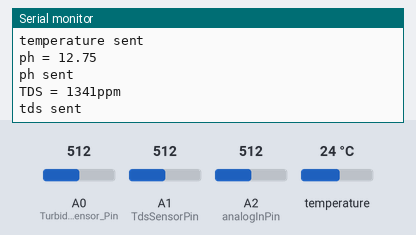
This sketch was run on a simulated Arduino Mega 2560, built with avr-gcc and run on an emulated ATmega2560. Shown: the last lines printed to the serial monitor. Inputs (shaded band) come from the test bench; at power-on: temperature 24 °C, A0 (Turbidity_Sensor_Pin) = 512, A1 (TdsSensorPin) = 512, A2 (analogInPin) = 512. WiFi joins after 1.5 s; servers stay silent unless stated; no MQTT or app messages arrive unless stated.

Above: at 7.7 s.
7.8 s: temperature set to 12 °C
At 9.1 s:
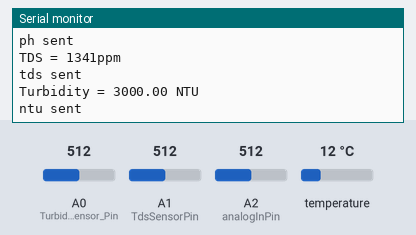
19.7 s: A0 (Turbidity_Sensor_Pin) set to 716
At 19.97 s:
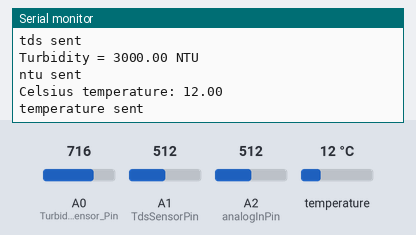
21.2 s: A1 (TdsSensorPin) set to 716
At 22.2 s:
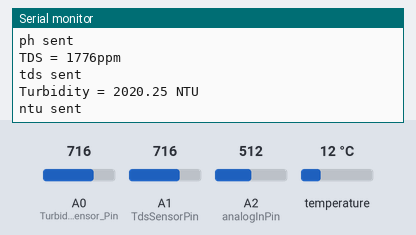
22.7 s: A2 (analogInPin) set to 716
24.2 s: temperature set to 19 °C
25.7 s: A0 (Turbidity_Sensor_Pin) set to 992
At 27.3 s:
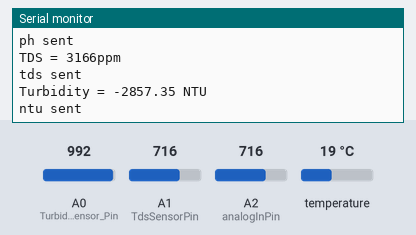
Timing chart, 0 to 28.2 s (numbered marks = the images above; inputs shaded):
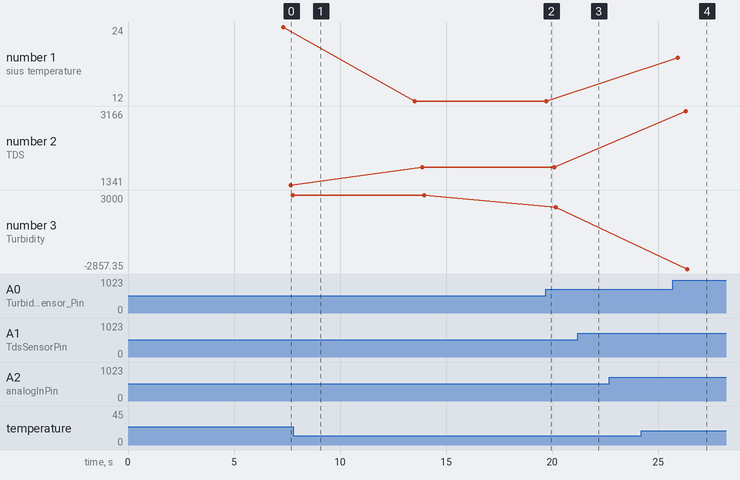

Measured:
- after the input at 25.7 s, the serial monitor: prints a new line after 0.68 s (image 4)
- plotted number 1: 24 → 12 after the input at 7.8 s
- plotted number 2: 1341 → 1776 after the input at 7.8 s
- plotted number 3: 3000 → 2020.25 after the input at 19.7 s, 2020.25 → -2857.35 after the input at 25.7 s

The sketch:

MQTT_SENSORS_ZWEMVIJVER.ino
```cpp
#include <WiFiEspAT.h>
#include <PubSubClient.h>
IPAddress server(192, 168, 0, 223);
WiFiClient espClient;
PubSubClient client(espClient);
int status = WL_IDLE_STATUS;

#include "arduino_secrets.h"
///////please enter your sensitive data in the Secret tab/arduino_secrets.h
const char ssid[] = SECRET_SSID;    // your network SSID (name)
const char pass[] = SECRET_PASS;    // your network password (use for WPA, or use as key for WEP)


// Emulate Serial1 on pins 6/7 if not present
#if defined(ARDUINO_ARCH_AVR) && !defined(HAVE_HWSERIAL1)
#include "SoftwareSerial.h"
SoftwareSerial Serial1(6, 7); // RX, TX
#define AT_BAUD_RATE 9600
#else
#define AT_BAUD_RATE 115200
#endif

//Setup TEMP
#include <OneWire.h>
#include <DallasTemperature.h>

// Data wire is conntec to the Arduino digital pin 4
#define ONE_WIRE_BUS 4

// Setup a oneWire instance to communicate with any OneWire devices
OneWire oneWire(ONE_WIRE_BUS);

// Pass our oneWire reference to Dallas Temperature sensor
DallasTemperature sensors(&oneWire);

//Setup PH
float calibration = 27; //change this value to calibrate
const int analogInPin = A2;
int sensorValue = 0;
unsigned long int avgValue;
float b;
int buf[10], temp;

//Setup TDS
#include <EEPROM.h>
#include "GravityTDS.h"
#define TdsSensorPin A1
GravityTDS gravityTds;
float tdsValue = 0;

//Setup Turbidity NTU
#include <Wire.h>
int Turbidity_Sensor_Pin = A0;
float Turbidity_Sensor_Voltage;
int samples = 600;
float ntu; // Nephelometric Turbidity Units

const char* tds_topic = "home/livingroom/tds";
const char* PH_topic = "home/livingroom/ph";
const char* Ntu_topic = "home/livingroom/ntu";
const char* temp_topic = "home/livingroom/temp";
const char* mqtt_username = "admin"; // MQTT username
const char* mqtt_password = "admin.123"; // MQTT password

void setup() {
  delay(5000);
Serial.begin(9600);
Serial1.begin(115200);
  while (!Serial);

  Serial1.begin(AT_BAUD_RATE);
WiFi.init(Serial1);

 if (WiFi.status() == WL_NO_MODULE) {
    Serial.println();
    Serial.println("Communication with WiFi module failed!");
    // don't continue
    while (true);
  }

  WiFi.disconnect(); // to clear the way. not persistent

  WiFi.setPersistent(); // set the following WiFi connection as persistent

  WiFi.endAP(); // to disable default automatic start of persistent AP at startup

  Serial.println();
  Serial.print("Attempting to connect to SSID: ");
  Serial.println(ssid);

  int status = WiFi.begin(ssid, pass);

  if (status == WL_CONNECTED) {
    Serial.println();
    Serial.println("Connected to WiFi network.");
  } else {
    WiFi.disconnect(); // remove the WiFi connection
    Serial.println();
    Serial.println("Connection to WiFi network failed.");
  }
  //connect to MQTT server
  client.setServer(server, 1883);
  client.setCallback(callback);

  gravityTds.setPin(TdsSensorPin);
  gravityTds.setAref(5.0);  //reference voltage on ADC, default 5.0V on Arduino UNO
  gravityTds.setAdcRange(1024);  //1024 for 10bit ADC;4096 for 12bit ADC
  gravityTds.begin();  //initialization
  pinMode(Turbidity_Sensor_Pin, INPUT);
  // Start up the library
  sensors.begin();
}

//print any message received for subscribed topic
void callback(char* topic, byte* payload, unsigned int length) {
Serial.print("Message arrived [");
Serial.print(topic);
Serial.print("] ");
 for (int i=0;i<length;i++) {
Serial.print((char)payload[i]);
}
Serial.println();
}

void loop() {

   // put your main code here, to run repeatedly:
 if (!client.connected()) {
reconnect();
 }
 client.loop();

  // Call sensors.requestTemperatures() to issue a global temperature and Requests to all devices on the bus
  sensors.requestTemperatures();

  Serial.print("Celsius temperature: ");
  // Why "byIndex"? You can have more than one IC on the same bus. 0 refers to the first IC on the wire
  sensors.getTempCByIndex(0);
  Serial.println(sensors.getTempCByIndex(0));

    if (client.publish(temp_topic, String(sensors.getTempCByIndex(0)).c_str())){
        Serial.println("temperature sent");
      }

  //Loop PH
  for (int i = 0; i < 10; i++)
  {
    buf[i] = analogRead(analogInPin);
    delay(30);
  }
  for (int i = 0; i < 9; i++)
  {
    for (int j = i + 1; j < 10; j++)
    {
      if (buf[i] > buf[j])
      {
        temp = buf[i];
        buf[i] = buf[j];
        buf[j] = temp;
      }
    }
  }
  avgValue = 0;
  for (int i = 2; i < 8; i++)
    avgValue += buf[i];
  float pHVol = (float)avgValue * 5.0 / 1024 / 6;
  float phValue = -5.70 * pHVol + calibration;
  Serial.print("ph = ");
  Serial.println(phValue);
        if (client.publish(PH_topic, String(phValue).c_str())){
        Serial.println("ph sent");
        }

  //Loop TDS
  //temperature = readTemperature();  //add your temperature sensor and read it
  gravityTds.setTemperature(sensors.getTempCByIndex(0));  // set the temperature and execute temperature compensation
  gravityTds.update();  //sample and calculate
  tdsValue = gravityTds.getTdsValue();  // then get the value
  Serial.print("TDS = ");
  Serial.print(tdsValue, 0);
  Serial.println("ppm");
        if (client.publish(tds_topic, String(tdsValue).c_str())){
        Serial.println("tds sent");
        }

  //Loop turbidity NTU
  Turbidity_Sensor_Voltage = 0;
  /* its good to take some samples and take the average value. This can be quite handy
      in situations when the values fluctuates a bit. This way you can take the average value
      i am going to take 600 samples
  */
  for (int i = 0; i < samples; i++)
  {
    Turbidity_Sensor_Voltage += ((float)analogRead(Turbidity_Sensor_Pin) / 1023) * 5;
  }

  Turbidity_Sensor_Voltage = Turbidity_Sensor_Voltage / samples;
  // uncomment the following two statments to check the voltage.
  // if you see any variations, take necessary steps to correct them
  // once you are satisfied with the voltage value then again you can comment these lines

  //Serial.println("Voltage:");
  //Serial.println(Turbidity_Sensor_Voltage);

  Turbidity_Sensor_Voltage = round_to_dp(Turbidity_Sensor_Voltage, 2);
  if (Turbidity_Sensor_Voltage < 2.5) {
    ntu = 3000;
  } else {
    ntu = -1120.4 * square(Turbidity_Sensor_Voltage) + 5742.3 * Turbidity_Sensor_Voltage - 4352.9;
  }

  //Serial.print(Turbidity_Sensor_Voltage);
  //Serial.println(" V");

  Serial.print("Turbidity = ");
  Serial.print(ntu);
  Serial.println(" NTU");
        if (client.publish(Ntu_topic, String(ntu).c_str())){
        Serial.println("ntu sent");
        }
  delay(5000);
}

void reconnect() {
// Loop until we're reconnected
 while (!client.connected()) {
 Serial.print("Attempting MQTT connection...");
 Serial.print(server);
// Attempt to connect, just a name to identify the client
 if (client.connect("arduinoClient",mqtt_username, mqtt_password)) {
 Serial.println(" connected"); // Once connected, publish an announcement...
 } else {
 Serial.print("failed, rc=");
 Serial.print(client.state());
 Serial.println(" try again in 5 seconds");
 // Wait 5 seconds before retrying
 delay(5000);
    }
  }
 }
 float round_to_dp( float in_value, int decimal_place ){
  float multiplier = powf( 10.0f, decimal_place );
  in_value = roundf( in_value * multiplier ) / multiplier;
  return in_value;

  delay(5000);
}
```

arduino_secrets.h
```cpp
#define SECRET_SSID "sSSID"
#define SECRET_PASS "PASS"
```
